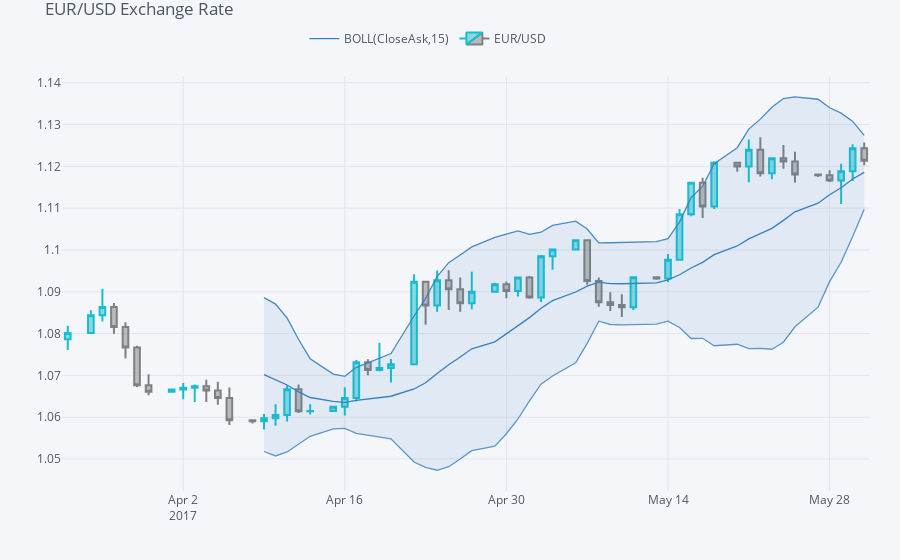

The notebook cell this image was saved under:
### Code cell
qf.add_bollinger_bands(periods=15,boll_std=2)
plyo.iplot(qf.iplot(asFigure=True),filename='qf_02')
